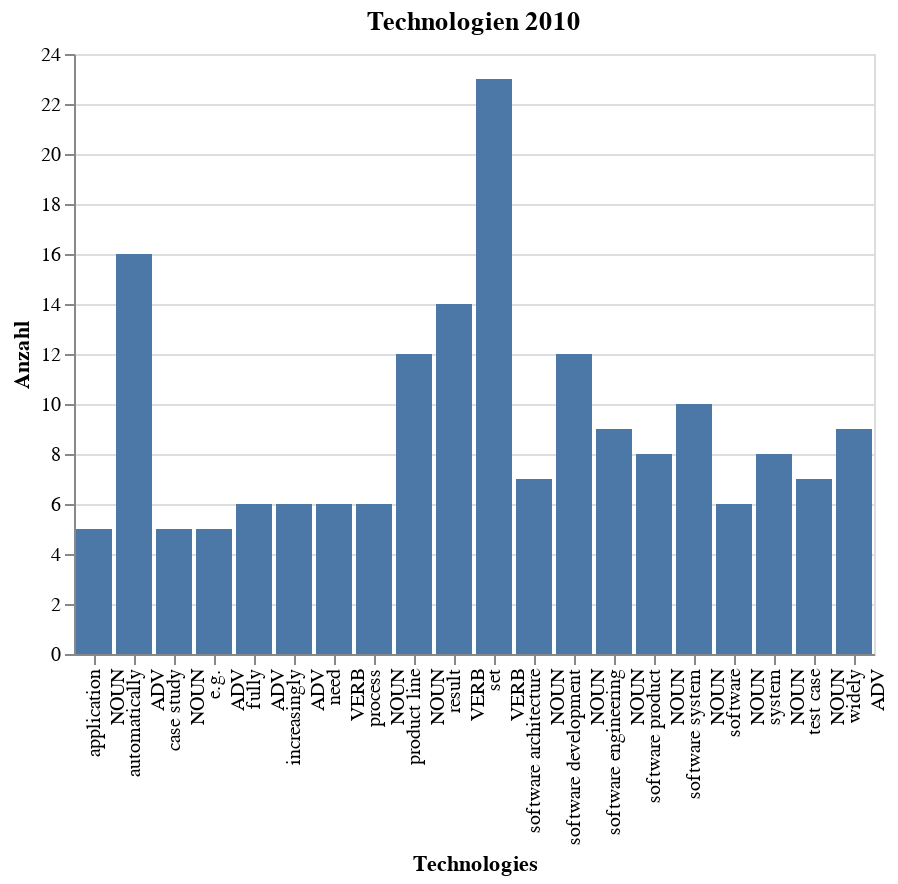

The code cell stored with this chart in its notebook:
### Markdown cell above
### Balkendiagramm 2010

### Code cell
year = 2010
d = data_words[year].nlargest(anzahl_top_topics).sort_values(ascending=False)
source = pd.DataFrame({'Technologies': d.index,
                            'Anzahl': d})
alt.Chart(source).mark_bar().encode(
        x='Technologies:O',
        y='Anzahl:Q'
    ).properties(
    title=f'Technologien {year}')

### Figure 1 — Vega-Lite specification as saved in the notebook (floating-point values rounded to 4 significant figures)
{"config": {"view": {"continuousWidth": 400, "continuousHeight": 300}}, "data": {"name": "data-36489a3d51d690218d6063d1e7309fd6"}, "mark": "bar", "encoding": {"x": {"type": "ordinal", "field": "Technologies"}, "y": {"type": "quantitative", "field": "Anzahl"}}, "title": "Technologien 2010", "$schema": "https://vega.github.io/schema/vega-lite/v4.8.1.json", "datasets": {"data-36489a3d51d690218d6063d1e7309fd6": [{"Technologies": ["set", "VERB"], "Anzahl": 23}, {"Technologies": ["automatically", "ADV"], "Anzahl": 16}, {"Technologies": ["result", "VERB"], "Anzahl": 14}, {"Technologies": ["product line", "NOUN"], "Anzahl": 12}, {"Technologies": ["software development", "NOUN"], "Anzahl": 12}, {"Technologies": ["software system", "NOUN"], "Anzahl": 10}, {"Technologies": ["software engineering", "NOUN"], "Anzahl": 9}, {"Technologies": ["widely", "ADV"], "Anzahl": 9}, {"Technologies": ["software product", "NOUN"], "Anzahl": 8}, {"Technologies": ["system", "NOUN"], "Anzahl": 8}, {"Technologies": ["software architecture", "NOUN"], "Anzahl": 7}, {"Technologies": ["test case", "NOUN"], "Anzahl": 7}, {"Technologies": ["fully", "ADV"], "Anzahl": 6}, {"Technologies": ["increasingly", "ADV"], "Anzahl": 6}, {"Technologies": ["need", "VERB"], "Anzahl": 6}, {"Technologies": ["process", "NOUN"], "Anzahl": 6}, {"Technologies": ["software", "NOUN"], "Anzahl": 6}, {"Technologies": ["case study", "NOUN"], "Anzahl": 5}, {"Technologies": ["application", "NOUN"], "Anzahl": 5}, {"Technologies": ["e.g.", "ADV"], "Anzahl": 5}]}}
